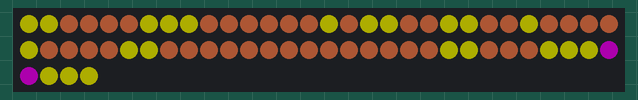
Bench run of a sketch on a simulated Arduino Uno, built with avr-gcc and run on an emulated ATmega328P. Shown: 64 RGB LEDs in strip order, left to right, continuing on the next row. Dim RGB values are drawn brighter than linear.

Above: at 0.1 s.

The sketch:

Frame_Animation.ino
```cpp
#include <Adafruit_NeoPixel.h>
#include "frames.h"
Adafruit_NeoPixel strip(64, 6);

int colors[7][3] {
  {255, 0 , 0},
  {0, 255 , 0},
  {0, 0 , 255},
  {255, 127, 80},
  {255, 0, 255},
  {173, 216 , 230},
  {255, 255, 0}
};

int whichFrame = 0;

void setup() {
  strip.begin();
  strip.clear();
  strip.setBrightness(50);

}

void loop() {
  for (int i = 0; i < strip.numPixels(); i++) {
    int whichColor = animation[whichFrame][i];
    int red = colors[whichColor][0];
    int green = colors[whichColor][1];
    int blue = colors[whichColor][2];
    int orange = colors[whichColor][3];
    int pink = colors[whichColor][4];
    int lBlue = colors[whichColor][5];
    int yellow = colors[whichColor][6];


    strip.setPixelColor(i, red, green, blue);
  }
  strip.show();
  whichFrame = (whichFrame + 1) % 5;
  delay (500);
}
```

Source omitted: frames.h (data table, 1191 bytes)
